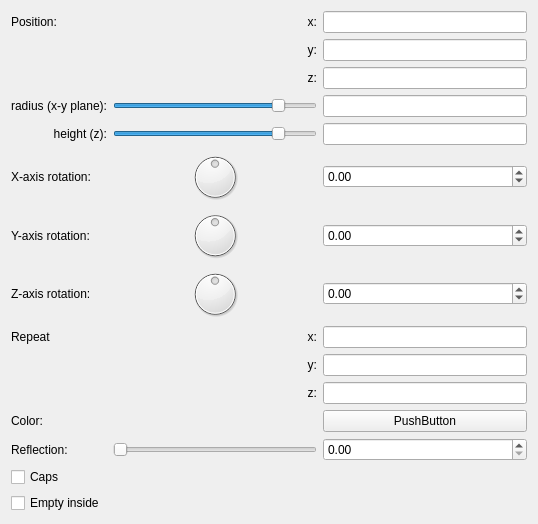
<?xml version="1.0" encoding="UTF-8"?>
<ui version="4.0">
 <class>Form</class>
 <widget class="QWidget" name="Form">
  <property name="geometry">
   <rect>
    <x>0</x>
    <y>0</y>
    <width>538</width>
    <height>524</height>
   </rect>
  </property>
  <property name="windowTitle">
   <string>Form</string>
  </property>
  <layout class="QVBoxLayout" name="verticalLayout">
   <item>
    <layout class="QGridLayout" name="gridLayout">
     <item row="4" column="2">
      <widget class="MyLineEdit" name="logedit_height">
       <property name="sizePolicy">
        <sizepolicy hsizetype="Expanding" vsizetype="Fixed">
         <horstretch>0</horstretch>
         <verstretch>0</verstretch>
        </sizepolicy>
       </property>
      </widget>
     </item>
     <item row="2" column="1">
      <widget class="QLabel" name="label_13">
       <property name="text">
        <string>z:</string>
       </property>
       <property name="alignment">
        <set>Qt::AlignRight|Qt::AlignTrailing|Qt::AlignVCenter</set>
       </property>
      </widget>
     </item>
     <item row="0" column="0">
      <widget class="QLabel" name="label_10">
       <property name="text">
        <string>Position:</string>
       </property>
      </widget>
     </item>
     <item row="0" column="2">
      <widget class="MyLineEdit" name="vect3_position_x"/>
     </item>
     <item row="5" column="0">
      <widget class="QLabel" name="label_8">
       <property name="text">
        <string>X-axis rotation:</string>
       </property>
      </widget>
     </item>
     <item row="6" column="2">
      <widget class="MyDoubleSpinBox" name="spinboxd3_rotation_y">
       <property name="prefix">
        <string/>
       </property>
       <property name="suffix">
        <string/>
       </property>
       <property name="decimals">
        <number>2</number>
       </property>
       <property name="minimum">
        <double>-36000.000000000000000</double>
       </property>
       <property name="maximum">
        <double>36000.000000000000000</double>
       </property>
       <property name="singleStep">
        <double>0.100000000000000</double>
       </property>
      </widget>
     </item>
     <item row="8" column="0">
      <widget class="QLabel" name="label_2">
       <property name="text">
        <string>Repeat</string>
       </property>
      </widget>
     </item>
     <item row="11" column="0">
      <widget class="QLabel" name="label_18">
       <property name="text">
        <string>Color:</string>
       </property>
      </widget>
     </item>
     <item row="10" column="2">
      <widget class="MyLineEdit" name="vect3_repeat_z"/>
     </item>
     <item row="5" column="1">
      <widget class="QDial" name="dial3_rotation_x">
       <property name="minimum">
        <number>-18000</number>
       </property>
       <property name="maximum">
        <number>18000</number>
       </property>
       <property name="wrapping">
        <bool>true</bool>
       </property>
      </widget>
     </item>
     <item row="6" column="0">
      <widget class="QLabel" name="label_9">
       <property name="text">
        <string>Y-axis rotation:</string>
       </property>
      </widget>
     </item>
     <item row="4" column="1">
      <widget class="QSlider" name="logslider_height">
       <property name="sizePolicy">
        <sizepolicy hsizetype="Expanding" vsizetype="Fixed">
         <horstretch>0</horstretch>
         <verstretch>0</verstretch>
        </sizepolicy>
       </property>
       <property name="sizeIncrement">
        <size>
         <width>0</width>
         <height>0</height>
        </size>
       </property>
       <property name="minimum">
        <number>-1500</number>
       </property>
       <property name="maximum">
        <number>300</number>
       </property>
       <property name="orientation">
        <enum>Qt::Horizontal</enum>
       </property>
      </widget>
     </item>
     <item row="7" column="0">
      <widget class="QLabel" name="label_15">
       <property name="text">
        <string>Z-axis rotation:</string>
       </property>
      </widget>
     </item>
     <item row="1" column="2">
      <widget class="MyLineEdit" name="vect3_position_y"/>
     </item>
     <item row="3" column="1">
      <widget class="QSlider" name="logslider_radius">
       <property name="sizePolicy">
        <sizepolicy hsizetype="Expanding" vsizetype="Fixed">
         <horstretch>0</horstretch>
         <verstretch>0</verstretch>
        </sizepolicy>
       </property>
       <property name="sizeIncrement">
        <size>
         <width>0</width>
         <height>0</height>
        </size>
       </property>
       <property name="minimum">
        <number>-1500</number>
       </property>
       <property name="maximum">
        <number>300</number>
       </property>
       <property name="orientation">
        <enum>Qt::Horizontal</enum>
       </property>
      </widget>
     </item>
     <item row="7" column="1">
      <widget class="QDial" name="dial3_rotation_z">
       <property name="minimum">
        <number>-18000</number>
       </property>
       <property name="maximum">
        <number>18000</number>
       </property>
       <property name="wrapping">
        <bool>true</bool>
       </property>
      </widget>
     </item>
     <item row="3" column="2">
      <widget class="MyLineEdit" name="logedit_radius">
       <property name="sizePolicy">
        <sizepolicy hsizetype="Expanding" vsizetype="Fixed">
         <horstretch>0</horstretch>
         <verstretch>0</verstretch>
        </sizepolicy>
       </property>
      </widget>
     </item>
     <item row="12" column="1">
      <widget class="QSlider" name="slider_reflection">
       <property name="minimum">
        <number>0</number>
       </property>
       <property name="maximum">
        <number>100</number>
       </property>
       <property name="singleStep">
        <number>1</number>
       </property>
       <property name="orientation">
        <enum>Qt::Horizontal</enum>
       </property>
      </widget>
     </item>
     <item row="4" column="0">
      <widget class="QLabel" name="label_16">
       <property name="text">
        <string>height (z):</string>
       </property>
       <property name="alignment">
        <set>Qt::AlignRight|Qt::AlignTrailing|Qt::AlignVCenter</set>
       </property>
      </widget>
     </item>
     <item row="12" column="0">
      <widget class="QLabel" name="label_19">
       <property name="text">
        <string>Reflection:</string>
       </property>
      </widget>
     </item>
     <item row="3" column="0">
      <widget class="QLabel" name="label_14">
       <property name="text">
        <string>radius (x-y plane):</string>
       </property>
       <property name="alignment">
        <set>Qt::AlignRight|Qt::AlignTrailing|Qt::AlignVCenter</set>
       </property>
      </widget>
     </item>
     <item row="12" column="2">
      <widget class="MyDoubleSpinBox" name="spinbox_reflection">
       <property name="prefix">
        <string/>
       </property>
       <property name="suffix">
        <string/>
       </property>
       <property name="decimals">
        <number>2</number>
       </property>
       <property name="minimum">
        <double>0.000000000000000</double>
       </property>
       <property name="maximum">
        <double>1.000000000000000</double>
       </property>
       <property name="singleStep">
        <double>0.100000000000000</double>
       </property>
      </widget>
     </item>
     <item row="6" column="1">
      <widget class="QDial" name="dial3_rotation_y">
       <property name="minimum">
        <number>-18000</number>
       </property>
       <property name="maximum">
        <number>18000</number>
       </property>
       <property name="wrapping">
        <bool>true</bool>
       </property>
      </widget>
     </item>
     <item row="2" column="2">
      <widget class="MyLineEdit" name="vect3_position_z"/>
     </item>
     <item row="5" column="2">
      <widget class="MyDoubleSpinBox" name="spinboxd3_rotation_x">
       <property name="prefix">
        <string/>
       </property>
       <property name="suffix">
        <string/>
       </property>
       <property name="decimals">
        <number>2</number>
       </property>
       <property name="minimum">
        <double>-36000.000000000000000</double>
       </property>
       <property name="maximum">
        <double>36000.000000000000000</double>
       </property>
       <property name="singleStep">
        <double>0.100000000000000</double>
       </property>
      </widget>
     </item>
     <item row="11" column="2">
      <widget class="QPushButton" name="colorButton_color">
       <property name="text">
        <string>PushButton</string>
       </property>
      </widget>
     </item>
     <item row="7" column="2">
      <widget class="MyDoubleSpinBox" name="spinboxd3_rotation_z">
       <property name="prefix">
        <string/>
       </property>
       <property name="suffix">
        <string/>
       </property>
       <property name="decimals">
        <number>2</number>
       </property>
       <property name="minimum">
        <double>-36000.000000000000000</double>
       </property>
       <property name="maximum">
        <double>36000.000000000000000</double>
       </property>
       <property name="singleStep">
        <double>0.100000000000000</double>
       </property>
      </widget>
     </item>
     <item row="1" column="1">
      <widget class="QLabel" name="label_12">
       <property name="text">
        <string>y:</string>
       </property>
       <property name="alignment">
        <set>Qt::AlignRight|Qt::AlignTrailing|Qt::AlignVCenter</set>
       </property>
      </widget>
     </item>
     <item row="10" column="1">
      <widget class="QLabel" name="label_repeat_z_2">
       <property name="text">
        <string>z:</string>
       </property>
       <property name="alignment">
        <set>Qt::AlignRight|Qt::AlignTrailing|Qt::AlignVCenter</set>
       </property>
      </widget>
     </item>
     <item row="9" column="1">
      <widget class="QLabel" name="label_repeat_y_2">
       <property name="text">
        <string>y:</string>
       </property>
       <property name="alignment">
        <set>Qt::AlignRight|Qt::AlignTrailing|Qt::AlignVCenter</set>
       </property>
      </widget>
     </item>
     <item row="8" column="2">
      <widget class="MyLineEdit" name="vect3_repeat_x"/>
     </item>
     <item row="9" column="2">
      <widget class="MyLineEdit" name="vect3_repeat_y"/>
     </item>
     <item row="8" column="1">
      <widget class="QLabel" name="label_repeat_x_2">
       <property name="text">
        <string>x:</string>
       </property>
       <property name="alignment">
        <set>Qt::AlignRight|Qt::AlignTrailing|Qt::AlignVCenter</set>
       </property>
      </widget>
     </item>
     <item row="14" column="0" colspan="2">
      <widget class="MyCheckBox" name="checkBox_empty">
       <property name="text">
        <string>Empty inside</string>
       </property>
      </widget>
     </item>
     <item row="0" column="1">
      <widget class="QLabel" name="label_11">
       <property name="text">
        <string>x:</string>
       </property>
       <property name="alignment">
        <set>Qt::AlignRight|Qt::AlignTrailing|Qt::AlignVCenter</set>
       </property>
      </widget>
     </item>
     <item row="13" column="0" colspan="2">
      <widget class="MyCheckBox" name="checkBox_caps">
       <property name="text">
        <string>Caps</string>
       </property>
      </widget>
     </item>
    </layout>
   </item>
   <item>
    <spacer name="verticalSpacer">
     <property name="orientation">
      <enum>Qt::Vertical</enum>
     </property>
     <property name="sizeHint" stdset="0">
      <size>
       <width>20</width>
       <height>40</height>
      </size>
     </property>
    </spacer>
   </item>
  </layout>
 </widget>
 <customwidgets>
  <customwidget>
   <class>MyLineEdit</class>
   <extends>QLineEdit</extends>
   <header>mylineedit.h</header>
  </customwidget>
  <customwidget>
   <class>MyDoubleSpinBox</class>
   <extends>QDoubleSpinBox</extends>
   <header>mydoublespinbox.h</header>
  </customwidget>
  <customwidget>
   <class>MyCheckBox</class>
   <extends>QCheckBox</extends>
   <header>mycheckbox.h</header>
  </customwidget>
 </customwidgets>
 <resources/>
 <connections/>
</ui>
